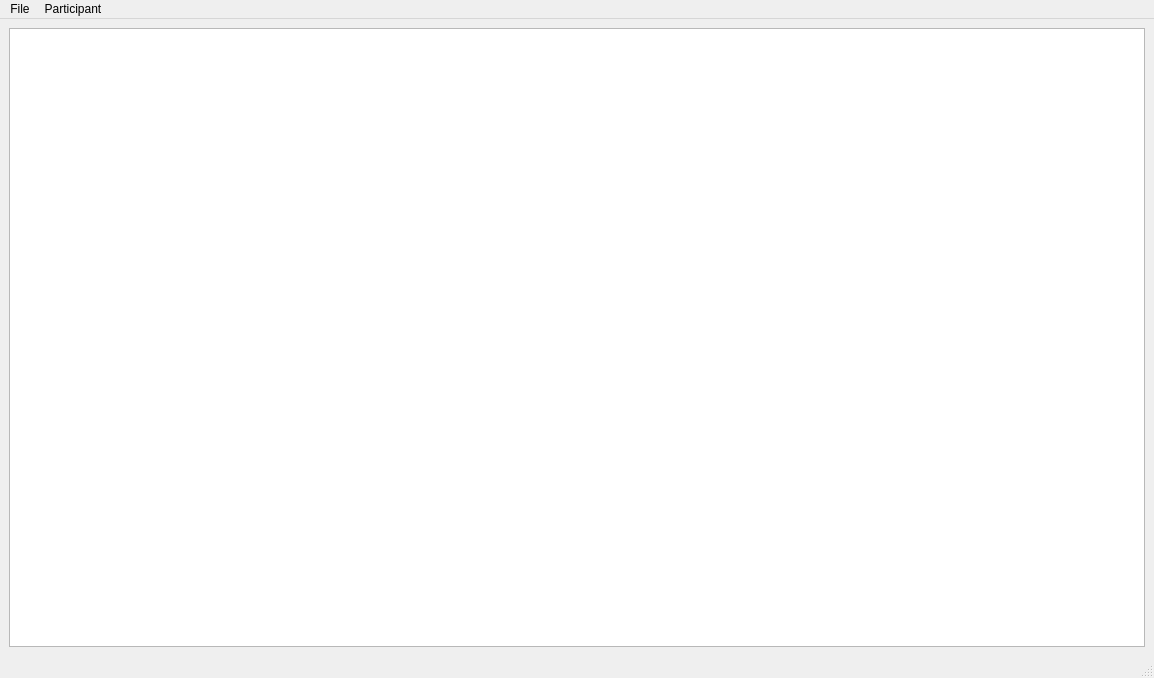
<?xml version="1.0" encoding="UTF-8"?>
<ui version="4.0">
 <class>MainWindow</class>
 <widget class="QMainWindow" name="MainWindow">
  <property name="geometry">
   <rect>
    <x>0</x>
    <y>0</y>
    <width>1154</width>
    <height>678</height>
   </rect>
  </property>
  <property name="windowTitle">
   <string>MainWindow</string>
  </property>
  <property name="tabShape">
   <enum>QTabWidget::Rounded</enum>
  </property>
  <widget class="QWidget" name="centralwidget">
   <property name="enabled">
    <bool>true</bool>
   </property>
   <property name="autoFillBackground">
    <bool>true</bool>
   </property>
   <layout class="QVBoxLayout" name="verticalLayout">
    <item>
     <widget class="QTableView" name="tableView">
      <property name="contextMenuPolicy">
       <enum>Qt::DefaultContextMenu</enum>
      </property>
      <property name="acceptDrops">
       <bool>true</bool>
      </property>
      <property name="selectionMode">
       <enum>QAbstractItemView::SingleSelection</enum>
      </property>
      <property name="selectionBehavior">
       <enum>QAbstractItemView::SelectRows</enum>
      </property>
     </widget>
    </item>
   </layout>
  </widget>
  <widget class="QStatusBar" name="statusbar"/>
  <widget class="QMenuBar" name="menubar">
   <property name="geometry">
    <rect>
     <x>0</x>
     <y>0</y>
     <width>1154</width>
     <height>24</height>
    </rect>
   </property>
   <widget class="QMenu" name="menuSearchParticipant">
    <property name="enabled">
     <bool>true</bool>
    </property>
    <property name="acceptDrops">
     <bool>false</bool>
    </property>
    <property name="title">
     <string>File</string>
    </property>
   </widget>
   <widget class="QMenu" name="menuEditar_alumne">
    <property name="title">
     <string>Participant</string>
    </property>
    <widget class="QMenu" name="menuEdit_participant">
     <property name="title">
      <string>Edit participant</string>
     </property>
     <addaction name="actionChange_email"/>
    </widget>
    <addaction name="actionSearch_Participant"/>
    <addaction name="menuEdit_participant"/>
    <addaction name="actionDownload_participant_files"/>
   </widget>
   <addaction name="menuSearchParticipant"/>
   <addaction name="menuEditar_alumne"/>
  </widget>
  <action name="actionDescarregar_Documentaci">
   <property name="enabled">
    <bool>true</bool>
   </property>
   <property name="text">
    <string>Descarregar Documentació</string>
   </property>
  </action>
  <action name="actionSearch_Participant">
   <property name="text">
    <string>Search participant</string>
   </property>
  </action>
  <action name="actionChange_email">
   <property name="text">
    <string>Change email</string>
   </property>
  </action>
  <action name="actionDownload_participant_files">
   <property name="text">
    <string>Download participant files</string>
   </property>
  </action>
 </widget>
 <resources/>
 <connections/>
</ui>
